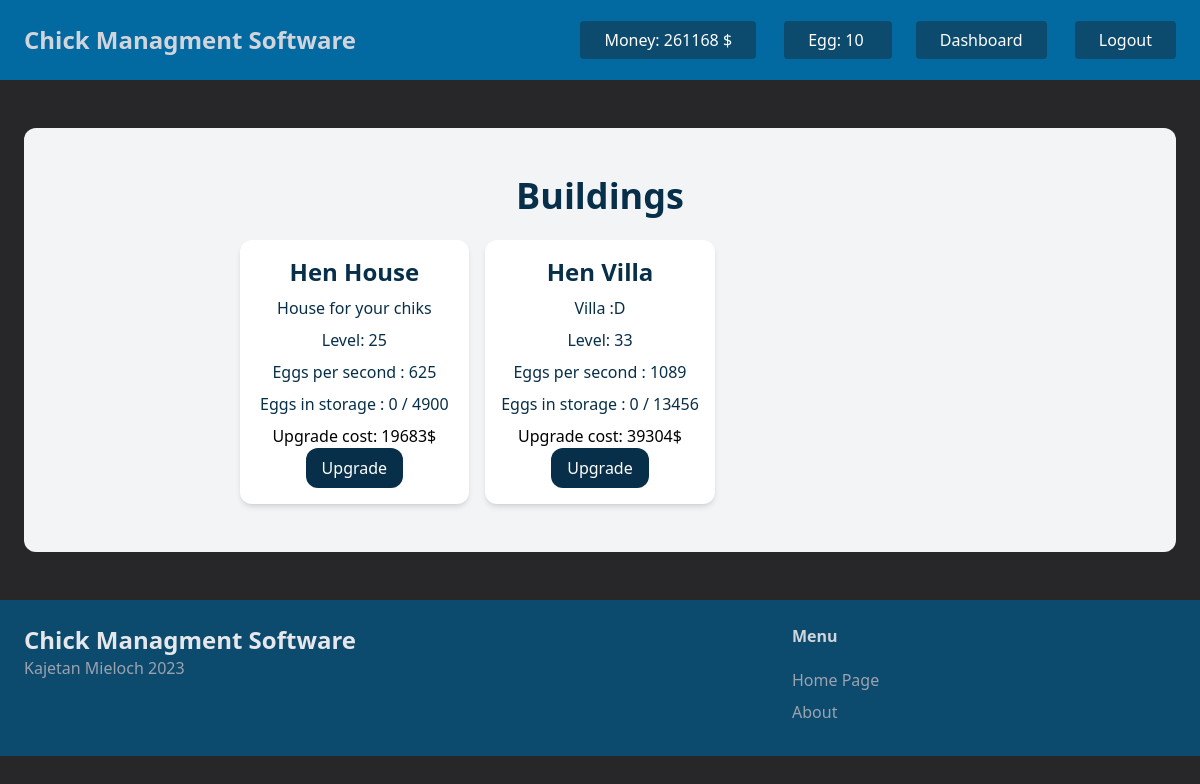
The app's page /buildings/ (signed in) with its own data.
### buildings/models.py (models this page shows, shortened)
class Building(models.Model):
    id = models.IntegerField(primary_key=True)
    name = models.CharField(max_length=50)
    description = models.TextField()
    level = models.IntegerField(default=1)
    cost = models.FloatField(default=0)
    eggs_per_second = models.FloatField(default=0)
    egg_in_storage = models.IntegerField(default=0)
    egg_capacity = models.IntegerField(default=0)
    owned = models.BooleanField(default=False)

### buildings/views.py (the view)
# urls.py: path('', views.index, name='index'),
@login_required
def index(request):
    user_profile = UserProfile.objects.get(user=request.user)
    buildings = Building.objects.all()
    building_levels = BuildingLevel.objects.filter(user_profile=user_profile)
    building_levels_dict = {bl.building_id: bl.level for bl in building_levels}
    context = {
        'user_profile': user_profile,
        'buildings': buildings,
        'building_levels': building_levels_dict
    }
    return render(request, 'buildings/index.html', context)

### buildings/templatetags/custom_filters.py (called while the page is built)
@register.filter
def get(dictionary, key):
    return dictionary.get(key, '')  # Provide a default value here if needed

@register.filter
def mul(value, arg):
    return value * arg

@register.filter
def pow(value, arg):
    return value ** arg

### buildings/templates/buildings/index.html (shortened to what this page needs)
{% extends 'core/base.html' %}
{% load custom_filters %}
{% block content %}
<div class="mt-6 mb-6 px-6 py-12 bg-gray-100 rounded-xl">
    <h1 class="mb-6 text-4xl font-bold text-center text-sky-950">Buildings</h1>
    <div class="flex flex-col items-center justify-center">
        <div class="grid grid-cols-3 gap-4">
            {% for building in buildings %}
            <div class="flex flex-col items-center justify-center p-4 bg-white rounded-xl shadow-md">
                <h1 class="mb-2 text-2xl font-bold text-center text-sky-950">{{ building.name }}</h1>
                <p class="mb-2 text-center text-sky-950">{{ building.description }}</p>
                {% if building in user_profile.buildings.all %}
                <p class="mb-2 text-center text-sky-950">Level: {{ building_levels|get:building.id }}</p>
                {% else %}
                <p class="mb-2 text-center text-sky-950">{{ building.cost }}$</p>
                {% endif %}
                {% if building in user_profile.buildings.all %}
                <a class="mb-2 text-center text-sky-950" href="#">Eggs per second : {{ building_levels|get:building.id|add:building.eggs_per_second|pow:2 }}</a>
                <a class="mb-2 text-center text-sky-950" href="#">Eggs in storage : {{ building.egg_in_storage}} / {{ building_levels|get:building.id|add:building.egg_capacity|mul:2|pow:2 }} </a>
                <p>Upgrade cost: {{ building_levels|get:building.id|add:building.cost|pow:3}}$</p>
                <form method="post" action="{% url 'buildings:upgrade_building' %}">
                    <button type="submit" class="px-4 py-2 text-white bg-sky-950 rounded-xl hover:bg-sky-800">Upgrade</button>
                </form>
                {% else %}
                <form method="post" action="{% url 'buildings:build_building' %}">
                    {% csrf_token %}
                    <input type="hidden" name="building_id" value="{{ building.id }}">
                    <button type="submit" class="px-4 py-2 text-white bg-sky-950 rounded-xl hover:bg-sky-800">Build</button>
                </form>
            {% endif %}
            </div>
            {% endfor %}
        </div>
    </div>
</div>
{% endblock %}

### records on screen
Building: name "Hen House", description "House for your chiks", id "25", id+eggs_per_second "625", egg_in_storage "0", id+egg_capacity "4900", id+cost "19683"
Building: name "Hen Villa", description "Villa :D", id "33", id+eggs_per_second "1089", egg_in_storage "0", id+egg_capacity "13456", id+cost "39304"
